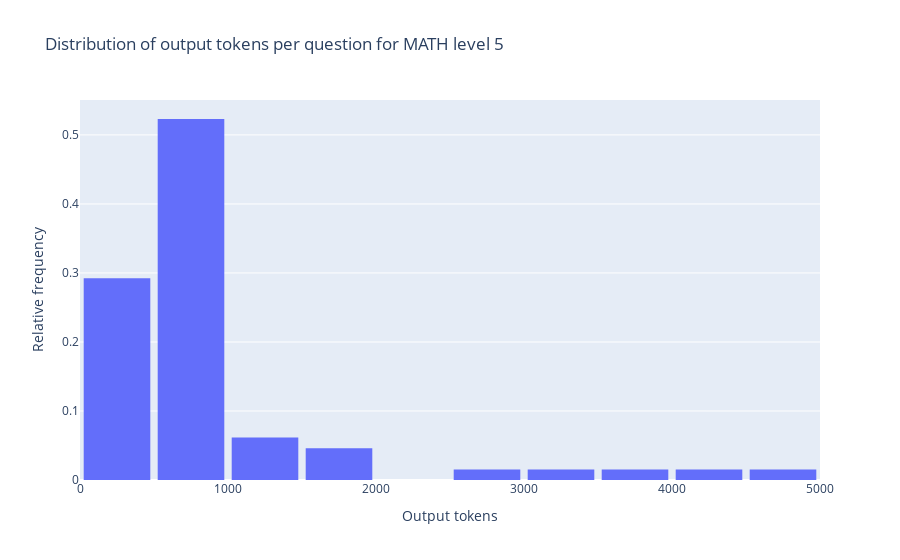
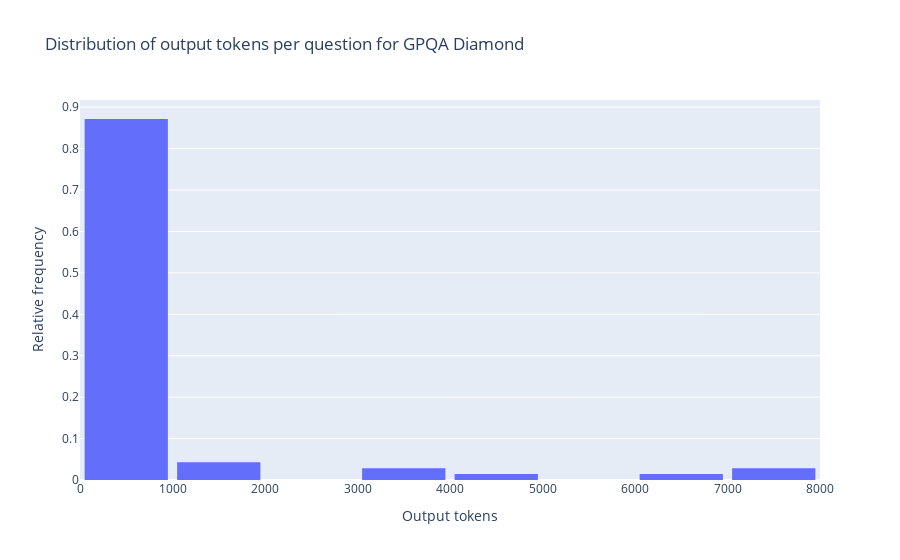

Write notebook code for charts like these, in order.
### Code cell
# Plot the distribution of total_tokens
import plotly.express as px

for task in df['Task'].unique():
    fig = px.histogram(
        df[df['Task'] == task], 
        x='output_tokens_per_question',
        title=f'Distribution of output tokens per question for {task}',
        labels={'output_tokens_per_question': 'Output tokens per question'},
        # nbins=30,
        histnorm='probability'  # Normalize by total count
    )

    # Update layout for better readability
    fig.update_layout(
        showlegend=False,
        xaxis_title='Output tokens',
        yaxis_title='Relative frequency',  # Updated to reflect normalization
        bargap=0.1
    )

    save_plot(fig, results_dir, f'output_tokens_per_question_distribution_for_{task}')

    fig.show()

### Figure 1 — Plotly figure (JSON) as saved in the notebook; plotly's stock layout.template omitted (floating-point values rounded to 4 significant figures)
{"data": [{"alignmentgroup": "True", "bingroup": "x", "histnorm": "probability", "hovertemplate": "Output tokens per question=%{x}<br>probability=%{y}<extra></extra>", "legendgroup": "", "marker": {"color": "#636efa", "pattern": {"shape": ""}}, "name": "", "offsetgroup": "", "orientation": "v", "showlegend": false, "type": "histogram", "x": [690.0, 916.6, 341.8, 1872.0, 429.7, 469.4, 446.6, 411.9, 567.6, 665.1, 864.4, 638.7, 873.4, 614.0, 1001.0, 903.2, 817.5, 755.6, 816.1, 493.0, 2976.0, 698.4, 436.8, 256.5, 1027.0, 535.9, 3111.0, 342.9, 330.0, 581.3, 430.4, 702.4, 4791.0, 646.5, 936.6, 302.0, 535.4, 962.4, 606.5, 1587.0, 511.6, 1678.0, 444.1, 335.3, 307.6, 558.9, 1302.0, 764.4, 533.6, 521.6, 600.2, 4131.0, 683.1, 670.0, 787.1, 399.1, 448.7, 3638.0, 666.5, 644.6, 1046.0, 811.1, 607.0, 441.3, 491.4], "xaxis": "x", "yaxis": "y"}], "layout": {"bargap": 0.1, "barmode": "relative", "legend": {"tracegroupgap": 0}, "showlegend": false, "title": {"text": "Distribution of output tokens per question for MATH level 5"}, "xaxis": {"anchor": "y", "domain": [0, 1], "title": {"text": "Output tokens"}}, "yaxis": {"anchor": "x", "domain": [0, 1], "title": {"text": "Relative frequency"}}}}

### Figure 2 — Plotly figure (JSON) as saved in the notebook; plotly's stock layout.template omitted (floating-point values rounded to 4 significant figures)
{"data": [{"alignmentgroup": "True", "bingroup": "x", "histnorm": "probability", "hovertemplate": "Output tokens per question=%{x}<br>probability=%{y}<extra></extra>", "legendgroup": "", "marker": {"color": "#636efa", "pattern": {"shape": ""}}, "name": "", "offsetgroup": "", "orientation": "v", "showlegend": false, "type": "histogram", "x": [664.9, 363.9, 561.4, 587.4, 521.3, 7722.0, 3030.0, 632.3, 6358.0, 467.6, 1877.0, 490.6, 7595.0, 1767.0, 645.4, 603.7, 599.0, 1040.0, 418.4, 4125.0, 372.6, 712.6, 360.0, 625.1, 429.8, 397.0, 452.6, 219.1, 473.4, 675.1, 420.9, 101.0, 420.2, 317.7, 364.3, 344.2, 477.4, 3107.0, 613.4, 728.2, 530.6, 626.0, 286.4, 623.9, 560.6, 558.0, 435.5, 103.7, 463.8, 649.1, 327.1, 352.7, 740.2, 572.5, 532.3, 981.4, 224.7, 331.7, 201.5, 344.8, 217.8, 486.6, 518.2, 808.1, 420.6, 399.3, 984.5, 312.8, 324.6, 429.0], "xaxis": "x", "yaxis": "y"}], "layout": {"bargap": 0.1, "barmode": "relative", "legend": {"tracegroupgap": 0}, "showlegend": false, "title": {"text": "Distribution of output tokens per question for GPQA Diamond"}, "xaxis": {"anchor": "y", "domain": [0, 1], "title": {"text": "Output tokens"}}, "yaxis": {"anchor": "x", "domain": [0, 1], "title": {"text": "Relative frequency"}}}}
